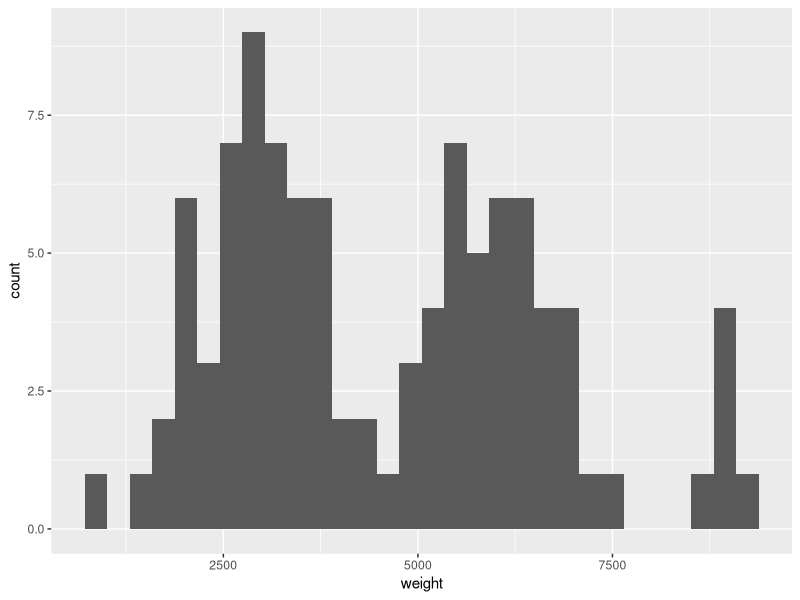
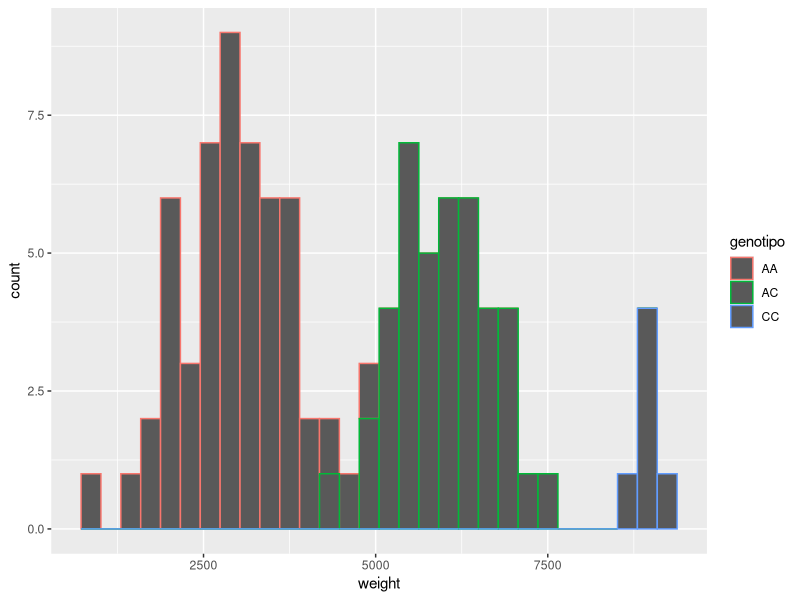
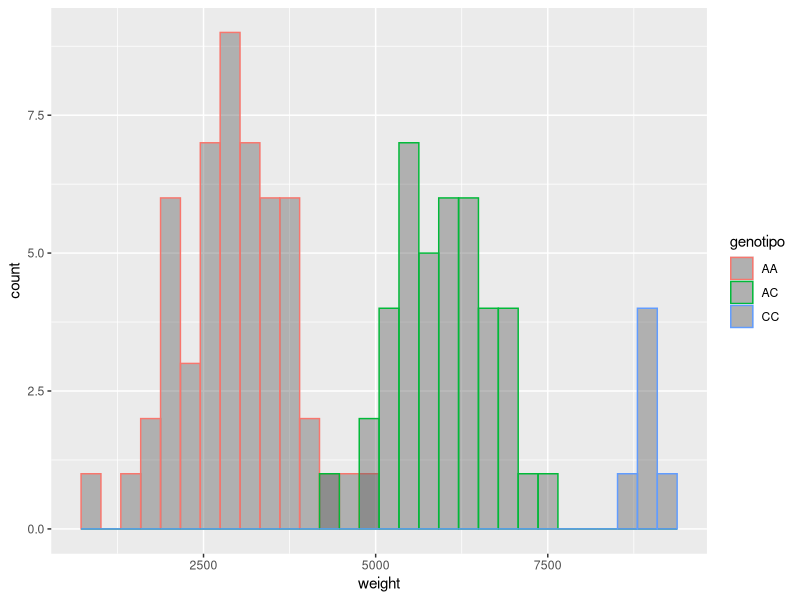
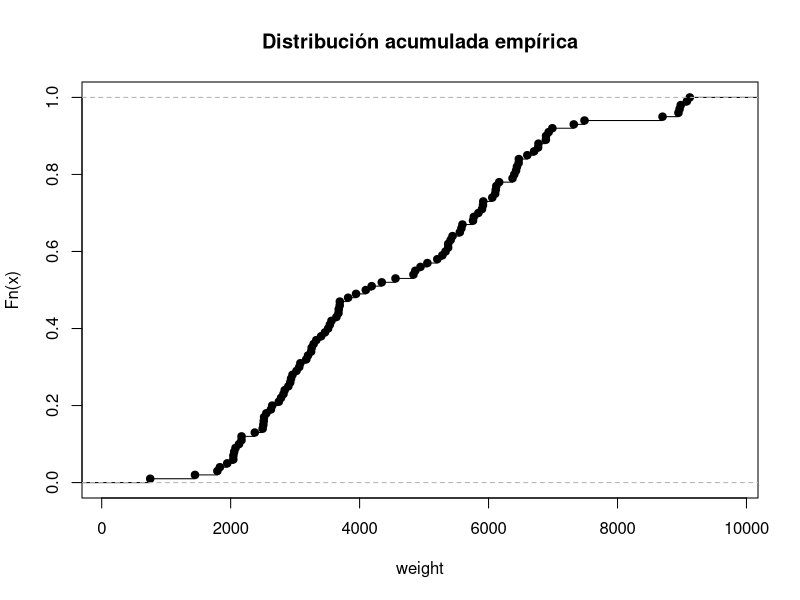
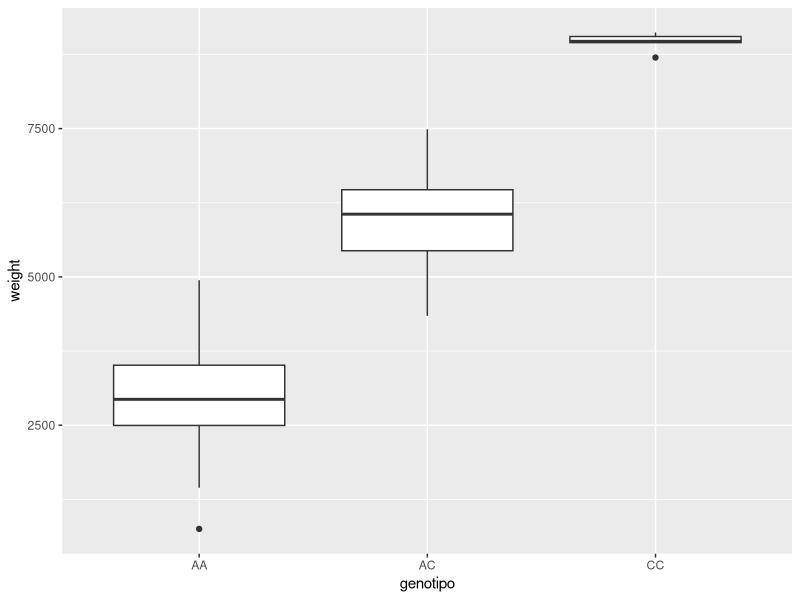
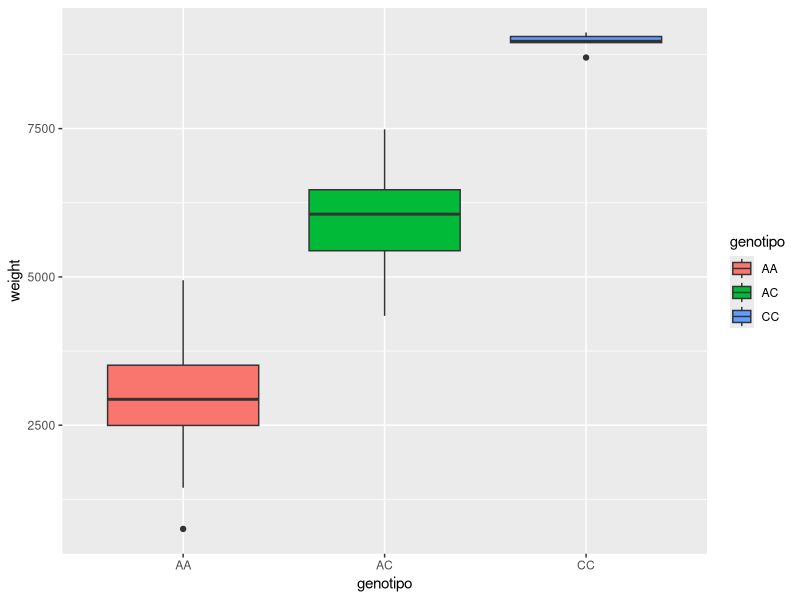
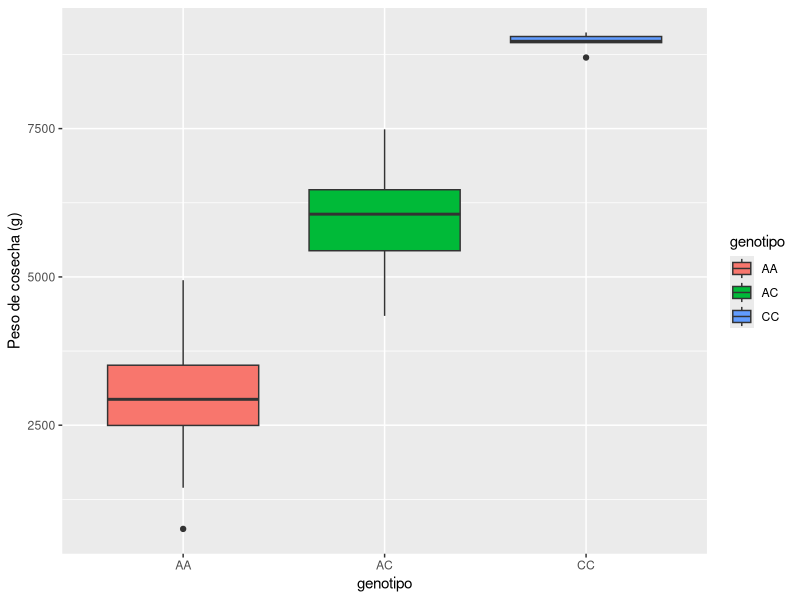
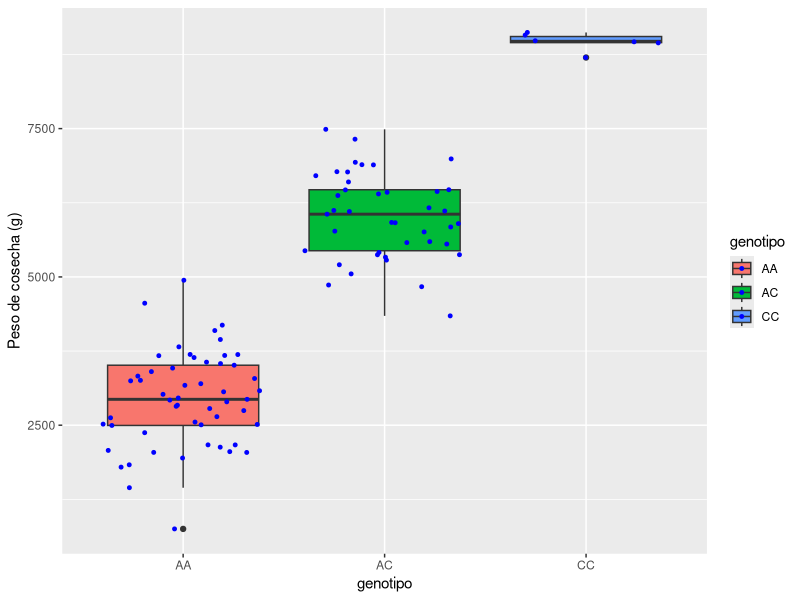

The R source for these figures, in order:
## ---- chunk 1
knitr::opts_chunk$set(echo = TRUE)

# Librería stats está instalada por defecto en la base de R
library(stats)

# Librería graphics está instalada por defecto en la base de R
library(graphics)

# Librería para importar datos
library(readxl)

# Librería psych para analisis de datos de matrices 
library(psych)

# Librería para gráficas avanzadas
library(ggplot2)



## ---- chunk 2
datos <- read_excel("salmon.xlsx")
summary(datos)
str(datos)
## ---- chunk 3
datos$id<- as.factor(datos$id)
datos$genotipo<- as.factor(datos$genotipo)
summary(datos)
table(datos$genotipo)
# Ejecute como prueba pero no incluya en el reporte esta función table(datos$weight) 
## ---- chunk 4
ggplot(datos, aes(x = weight)) +
  geom_histogram()
## ---- chunk 5
ggplot(datos, aes(x = weight)) +
  geom_histogram(aes(color = genotipo))
## ---- chunk 6
ggplot(datos, aes(x = weight)) +
  geom_histogram(aes(color = genotipo), 
  position = "identity", bins = 30, alpha = 0.4)
## ---- chunk 7
# Distribución acumulada empírica.
plot(ecdf(datos$weight), main="Distribución acumulada empírica", xlab="weight")
## ---- chunk 8
ggplot(datos, aes(x=genotipo, y=weight,)) +
    geom_boxplot()
## ---- chunk 9
ggplot(datos, aes(x=genotipo, y=weight, fill=genotipo)) +
    geom_boxplot()
## ---- chunk 10
ggplot(datos, aes(x=genotipo, y=weight, fill=genotipo)) +
    geom_boxplot()+
  labs(y="Peso de cosecha (g)")
## ---- chunk 11
ggplot(datos, aes(x=genotipo, y=weight, fill=genotipo)) +
    geom_boxplot()+
  labs(y="Peso de cosecha (g)")+
geom_jitter(color="blue", size=1, alpha=2)
## ---- chunk 12
tilapia <- read_excel("tilapia.xlsx")
tilapia$id<- as.factor(tilapia$id)
tilapia$feed<- as.factor(tilapia$feed)
tilapia$sex<- as.factor(tilapia$sex)
summary(tilapia)
table(tilapia$feed, tilapia$sex)
# Ejecute como prueba pero no incluya en el reporte  table(tilapia$feed, tilapia$id) 
## ---- chunk 13
ggplot(tilapia, aes(x=feed, y=weight, fill=sex)) +
    geom_boxplot()+
  labs(y="Peso de cosecha (g)")
## ---- chunk 14
interaction.plot(tilapia$feed, tilapia$sex, tilapia$weight, fun = mean)
## ---- chunk 15
interaction.plot(tilapia$feed, tilapia$sex, tilapia$weight, fun = mean, xlab = "", ylab = "Peso promedio (g)", col=1:2, trace.label="Sexo", pch = c(15, 16), type = "b")

## ---- chunk 16
plot.design(tilapia$weight~ tilapia$sex * tilapia$feed, xlab = "Factores", ylab="Weight", col="blue")

## ---- chunk 17
trucha <- read_excel("trucha.xlsx")
summary(trucha)
## ---- chunk 18
# Gráfica de correlación de variables continuas
pairs.panels(trucha[,], method = "pearson", hist.col = "red",  density = TRUE, font=2)
## ---- chunk 19
# Gráfica de correlación de variables continuas
pairs.panels(trucha[,2:3], method = "pearson", hist.col = "red",  density = TRUE, font=2)
